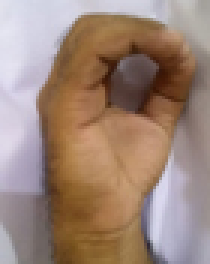
#> input picture Images/0.jpg, 70 x 88 px, found by its file name (shown 3 times larger); its folder holds 4 pictures in this run
$ python resize_images.py
#> lines starting #> are read from the running program, lines starting #| are printed output that depends on the picture
# Resize Images

import cv2
import os

i = 0

for filename in os.listdir("path\\to\\folder\\of\\images\\"):

    image = cv2.imread("path\\to\\folder\\of\\images\\"+filename)
#> image is the input picture: shape (88, 70, 3); mean B, G, R 119.8, 133.4, 157.7

    # resize width and height
    width = 100
    height = 100

    resized = cv2.resize(image, (width,height))
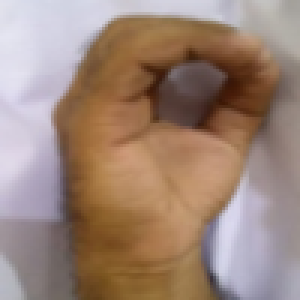
#> resized: shape (100, 100, 3) (shown 3 times larger); mean B, G, R 119.7, 133.3, 157.6

    cv2.imwrite("path\\to\\folder\\for\\saving\\images\\"+filename,resized)

    print(i)
    i += 1
#> pass 2 of the loop `for filename in os.listdir("path\\to\\folder\\of\\images\\"):`:
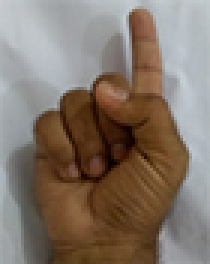
#> input picture Images/1.jpg, 70 x 88 px, found by its file name (shown 3 times larger)
#> image is the input picture: shape (88, 70, 3); mean B, G, R 105.5, 117.3, 131.1
#> `resized = cv2.resize(image, (width,height))`:
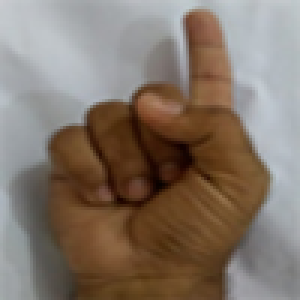
#> resized: shape (100, 100, 3) (shown 3 times larger); mean B, G, R 105.3, 117.1, 131
#> pass 3 of the loop `for filename in os.listdir("path\\to\\folder\\of\\images\\"):`:
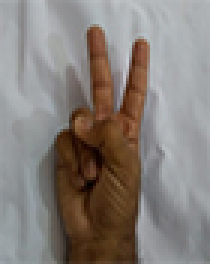
#> input picture Images/2.jpg, 70 x 88 px, found by its file name (shown 3 times larger)
#> image is the input picture: shape (88, 70, 3); mean B, G, R 122, 126.9, 134.1
#> `resized = cv2.resize(image, (width,height))`:
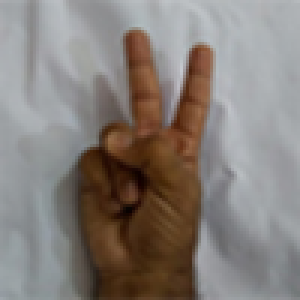
#> resized: shape (100, 100, 3) (shown 3 times larger); mean B, G, R 121.8, 126.7, 133.9
#> the loop made 4 passes; the first 3 are shown
